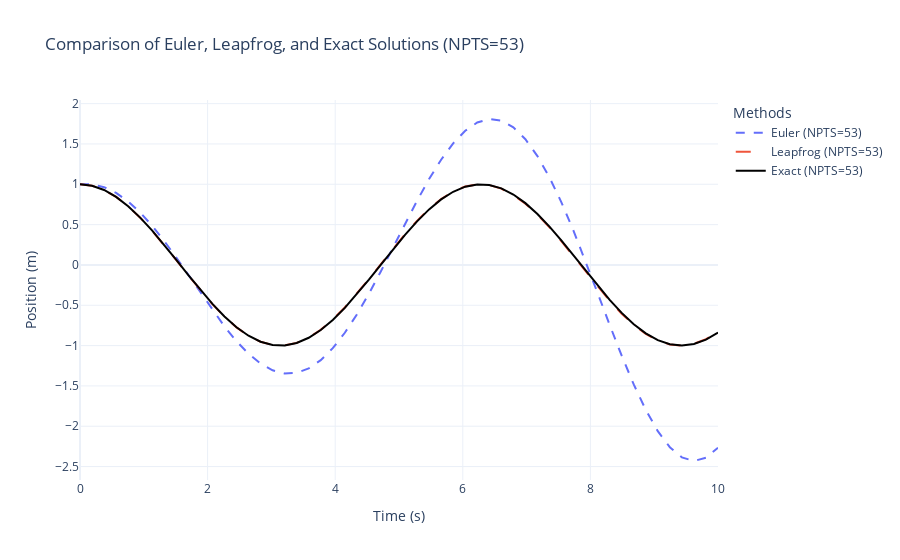
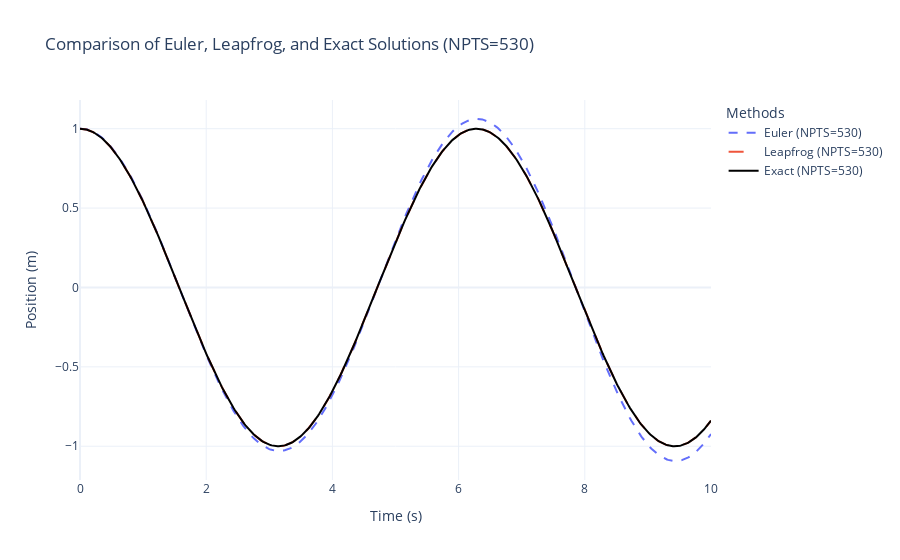
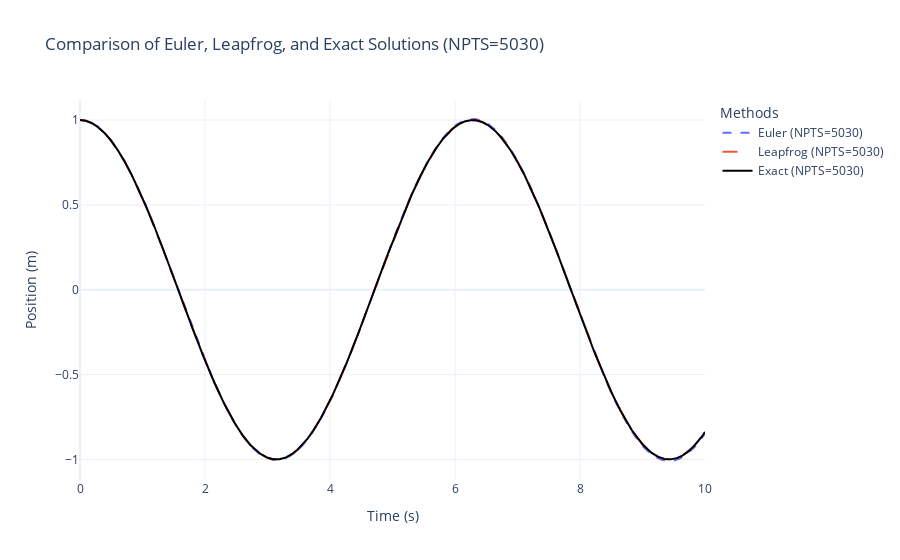

Notebook code cell kept with these figures, in order:
### Code cell
def run_and_plot_timestep():
    for NPTS in [53, 530, 5030]:  # Different timestep resolutions
        print(f"Running for NPTS = {NPTS}")

        # Exact solution
        exact_x, t = exact_solution(NPTS)

        # Euler Method
        x_euler, t = euler_method(NPTS)

        # Leapfrog Method
        x_leapfrog, t = leapfrog_method(NPTS)

        # Interactive Plot using Plotly
        fig = go.Figure()
        fig.add_trace(go.Scatter(x=t, y=x_euler, mode='lines', name=f'Euler (NPTS={NPTS})', line=dict(dash='dash')))
        fig.add_trace(go.Scatter(x=t, y=x_leapfrog, mode='lines', name=f'Leapfrog (NPTS={NPTS})', line=dict(dash='longdash')))
        fig.add_trace(go.Scatter(x=t, y=exact_x, mode='lines', name=f'Exact (NPTS={NPTS})', line=dict(color='black')))
        fig.update_layout(
            title=f"Comparison of Euler, Leapfrog, and Exact Solutions (NPTS={NPTS})",
            xaxis_title="Time (s)",
            yaxis_title="Position (m)",
            legend_title="Methods",
            template="plotly_white"
        )
        fig.show()
        
        # Save static version as PNG
        filename = f"comparison_NPTS_{NPTS}.png"
        pio.write_image(fig, filename, format='png')
        print(f"Static plot saved as {filename}")
        
run_and_plot_timestep()

### Figure 1 — Plotly figure (JSON) as saved in the notebook; plotly's stock layout.template omitted (floating-point values rounded to 4 significant figures)
{"data": [{"line": {"dash": "dash"}, "mode": "lines", "name": "Euler (NPTS=53)", "type": "scatter", "x": [0, 0.1887, 0.3774, 0.566, 0.7547, 0.9434, 1.132, 1.321, 1.509, 1.698, 1.887, 2.075, 2.264, 2.453, 2.642, 2.83, 3.019, 3.208, 3.396, 3.585, 3.774, 3.962, 4.151, 4.34, 4.528, 4.717, 4.906, 5.094, 5.283, 5.472, 5.66, 5.849, 6.038, 6.226, 6.415, 6.604, 6.792, 6.981, 7.17, 7.358, 7.547, 7.736, 7.925, 8.113, 8.302, 8.491, 8.679, 8.868, 9.057, 9.245, 9.434, 9.623, 9.811, 10], "y": [1, 1, 0.9644, 0.8932, 0.7877, 0.6503, 0.485, 0.2964, 0.09066, -0.1257, -0.3453, -0.5603, -0.7631, -0.946, -1.102, -1.224, -1.306, -1.346, -1.338, -1.283, -1.18, -1.032, -0.8413, -0.614, -0.3568, -0.07773, 0.2141, 0.5086, 0.7956, 1.064, 1.305, 1.508, 1.664, 1.766, 1.809, 1.79, 1.706, 1.558, 1.35, 1.086, 0.7737, 0.4231, 0.04488, -0.3484, -0.7432, -1.126, -1.482, -1.798, -2.061, -2.26, -2.386, -2.431, -2.391, -2.265]}, {"line": {"dash": "longdash"}, "mode": "lines", "name": "Leapfrog (NPTS=53)", "type": "scatter", "x": [0, 0.1887, 0.3774, 0.566, 0.7547, 0.9434, 1.132, 1.321, 1.509, 1.698, 1.887, 2.075, 2.264, 2.453, 2.642, 2.83, 3.019, 3.208, 3.396, 3.585, 3.774, 3.962, 4.151, 4.34, 4.528, 4.717, 4.906, 5.094, 5.283, 5.472, 5.66, 5.849, 6.038, 6.226, 6.415, 6.604, 6.792, 6.981, 7.17, 7.358, 7.547, 7.736, 7.925, 8.113, 8.302, 8.491, 8.679, 8.868, 9.057, 9.245, 9.434, 9.623, 9.811, 10], "y": [1, 0.9822, 0.9294, 0.8436, 0.7277, 0.5859, 0.4233, 0.2455, 0.05908, -0.1295, -0.3134, -0.4862, -0.6417, -0.7743, -0.8794, -0.9532, -0.993, -0.9975, -0.9665, -0.901, -0.8035, -0.6774, -0.5272, -0.3582, -0.1764, 0.01162, 0.1992, 0.3798, 0.5468, 0.6943, 0.8171, 0.9109, 0.9722, 0.9989, 0.99, 0.9459, 0.8681, 0.7594, 0.6237, 0.4658, 0.2913, 0.1064, -0.08226, -0.268, -0.4442, -0.6046, -0.7434, -0.8558, -0.9378, -0.9863, -0.9997, -0.9776, -0.9206, -0.8309]}, {"line": {"color": "black"}, "mode": "lines", "name": "Exact (NPTS=53)", "type": "scatter", "x": [0, 0.1887, 0.3774, 0.566, 0.7547, 0.9434, 1.132, 1.321, 1.509, 1.698, 1.887, 2.075, 2.264, 2.453, 2.642, 2.83, 3.019, 3.208, 3.396, 3.585, 3.774, 3.962, 4.151, 4.34, 4.528, 4.717, 4.906, 5.094, 5.283, 5.472, 5.66, 5.849, 6.038, 6.226, 6.415, 6.604, 6.792, 6.981, 7.17, 7.358, 7.547, 7.736, 7.925, 8.113, 8.302, 8.491, 8.679, 8.868, 9.057, 9.245, 9.434, 9.623, 9.811, 10], "y": [1, 0.9823, 0.9296, 0.844, 0.7285, 0.587, 0.4248, 0.2474, 0.06132, -0.127, -0.3108, -0.4835, -0.6391, -0.772, -0.8775, -0.9519, -0.9925, -0.9978, -0.9678, -0.9033, -0.8069, -0.6817, -0.5324, -0.3642, -0.183, 0.004592, 0.1921, 0.3727, 0.5402, 0.6884, 0.8122, 0.9072, 0.97, 0.9984, 0.9913, 0.9491, 0.8731, 0.7662, 0.632, 0.4755, 0.302, 0.1179, -0.07049, -0.2563, -0.4331, -0.5945, -0.7347, -0.8489, -0.933, -0.9839, -1.0, -0.9805, -0.9262, -0.8391]}], "layout": {"legend": {"title": {"text": "Methods"}}, "title": {"text": "Comparison of Euler, Leapfrog, and Exact Solutions (NPTS=53)"}, "xaxis": {"title": {"text": "Time (s)"}}, "yaxis": {"title": {"text": "Position (m)"}}}}

### Figure 2 — Plotly figure (JSON) as saved in the notebook; plotly's stock layout.template omitted (floating-point values rounded to 4 significant figures; data arrays with more than 128 entries replaced by an {"elided": "..."} marker saying what was removed)
{"data": [{"line": {"dash": "dash"}, "mode": "lines", "name": "Euler (NPTS=530)", "type": "scatter", "x": {"elided": "531 float values"}, "y": {"elided": "531 float values"}}, {"line": {"dash": "longdash"}, "mode": "lines", "name": "Leapfrog (NPTS=530)", "type": "scatter", "x": {"elided": "531 float values"}, "y": {"elided": "531 float values"}}, {"line": {"color": "black"}, "mode": "lines", "name": "Exact (NPTS=530)", "type": "scatter", "x": {"elided": "531 float values"}, "y": {"elided": "531 float values"}}], "layout": {"legend": {"title": {"text": "Methods"}}, "title": {"text": "Comparison of Euler, Leapfrog, and Exact Solutions (NPTS=530)"}, "xaxis": {"title": {"text": "Time (s)"}}, "yaxis": {"title": {"text": "Position (m)"}}}}

### Figure 3 — Plotly figure (JSON) as saved in the notebook; plotly's stock layout.template omitted (floating-point values rounded to 4 significant figures; data arrays with more than 128 entries replaced by an {"elided": "..."} marker saying what was removed)
{"data": [{"line": {"dash": "dash"}, "mode": "lines", "name": "Euler (NPTS=5030)", "type": "scatter", "x": {"elided": "5031 float values"}, "y": {"elided": "5031 float values"}}, {"line": {"dash": "longdash"}, "mode": "lines", "name": "Leapfrog (NPTS=5030)", "type": "scatter", "x": {"elided": "5031 float values"}, "y": {"elided": "5031 float values"}}, {"line": {"color": "black"}, "mode": "lines", "name": "Exact (NPTS=5030)", "type": "scatter", "x": {"elided": "5031 float values"}, "y": {"elided": "5031 float values"}}], "layout": {"legend": {"title": {"text": "Methods"}}, "title": {"text": "Comparison of Euler, Leapfrog, and Exact Solutions (NPTS=5030)"}, "xaxis": {"title": {"text": "Time (s)"}}, "yaxis": {"title": {"text": "Position (m)"}}}}
